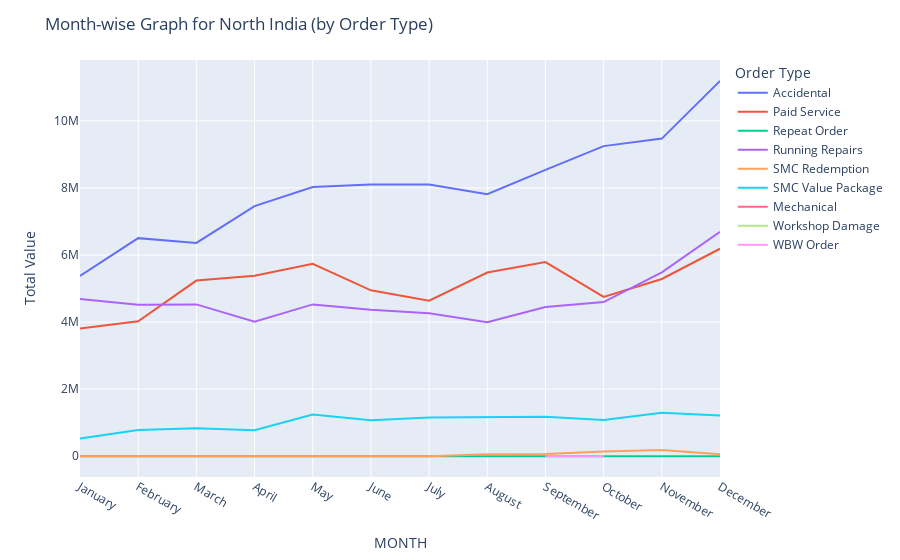
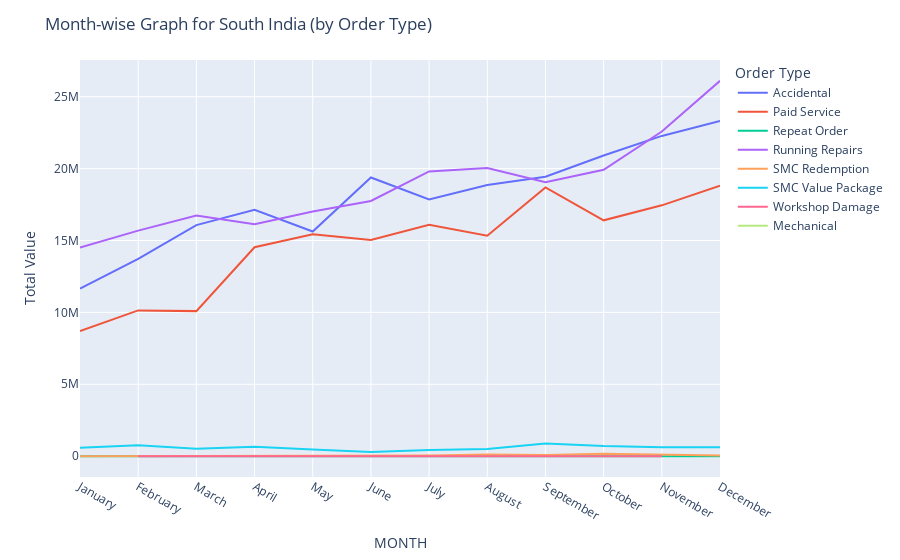
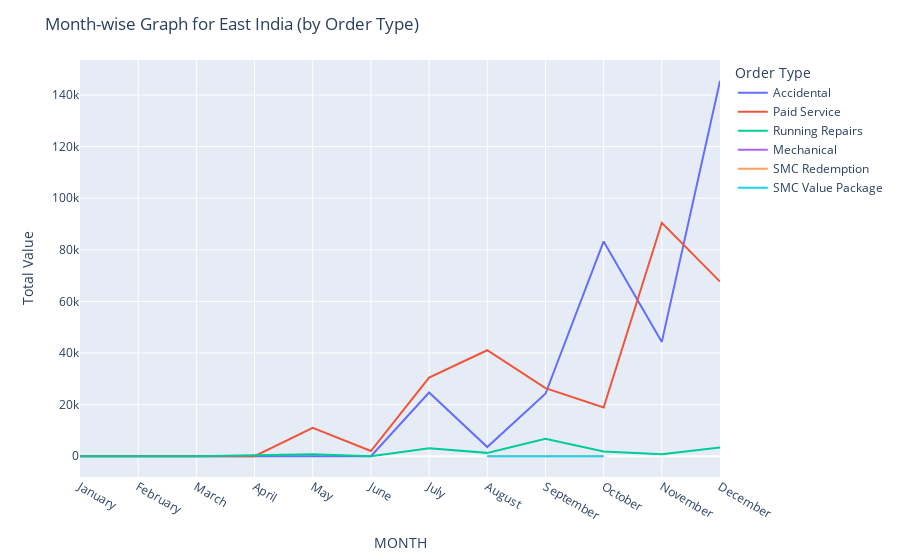
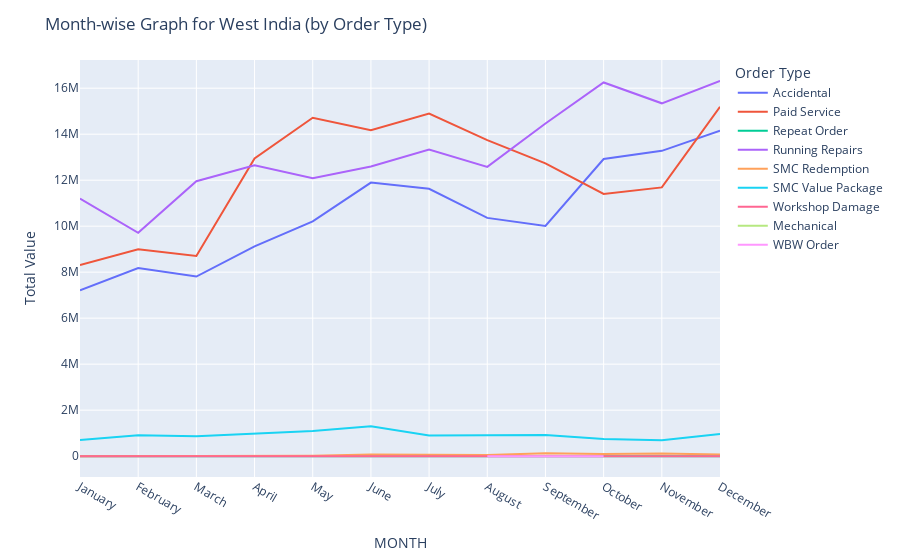

Notebook code cell kept with these figures, in order:
### Code cell
for news in ['North', 'South', 'East', 'West']:  
    plot = invoice[invoice['state_news']==news].groupby(['state_news', 'invoice_month', 'Order Type'])\
                ['Total Value'].sum().reset_index().sort_values(['invoice_month'])
    plot['MONTH'] = plot['invoice_month'].map(month_dict)
                # .sort_values(['Invoice Date'])
#     print(plot)
    fig = px.line(plot, x="MONTH", y="Total Value", color="Order Type",
                                   line_group="Order Type")#, hover_name = "")
    fig.update_layout(
    title='Month-wise Graph for '+news+ ' India (by Order Type)')
    fig.show()

### Figure 1 — Plotly figure (JSON) as saved in the notebook; plotly's stock layout.template omitted (floating-point values rounded to 4 significant figures)
{"data": [{"hovertemplate": "Order Type=Accidental<br>MONTH=%{x}<br>Total Value=%{y}<extra></extra>", "legendgroup": "Accidental", "line": {"color": "#636efa", "dash": "solid"}, "mode": "lines", "name": "Accidental", "orientation": "v", "showlegend": true, "type": "scatter", "x": ["January", "February", "March", "April", "May", "June", "July", "August", "September", "October", "November", "December"], "xaxis": "x", "y": [5377000.0, 6502000.0, 6359000.0, 7456000.0, 8028000.0, 8099000.0, 8102000.0, 7813000.0, 8536000.0, 9246000.0, 9471000.0, 11190000.0], "yaxis": "y"}, {"hovertemplate": "Order Type=Paid Service<br>MONTH=%{x}<br>Total Value=%{y}<extra></extra>", "legendgroup": "Paid Service", "line": {"color": "#EF553B", "dash": "solid"}, "mode": "lines", "name": "Paid Service", "orientation": "v", "showlegend": true, "type": "scatter", "x": ["January", "February", "March", "April", "May", "June", "July", "August", "September", "October", "November", "December"], "xaxis": "x", "y": [3808000.0, 4022000.0, 5237000.0, 5382000.0, 5735000.0, 4946000.0, 4638000.0, 5476000.0, 5789000.0, 4749000.0, 5283000.0, 6185000.0], "yaxis": "y"}, {"hovertemplate": "Order Type=Repeat Order<br>MONTH=%{x}<br>Total Value=%{y}<extra></extra>", "legendgroup": "Repeat Order", "line": {"color": "#00cc96", "dash": "solid"}, "mode": "lines", "name": "Repeat Order", "orientation": "v", "showlegend": true, "type": "scatter", "x": ["January", "February", "March", "April", "May", "June", "July", "August", "September", "October", "November", "December"], "xaxis": "x", "y": [0, 0, 0, 0, 0, 0, 0, 0, 0, 0, 0, 0], "yaxis": "y"}, {"hovertemplate": "Order Type=Running Repairs<br>MONTH=%{x}<br>Total Value=%{y}<extra></extra>", "legendgroup": "Running Repairs", "line": {"color": "#ab63fa", "dash": "solid"}, "mode": "lines", "name": "Running Repairs", "orientation": "v", "showlegend": true, "type": "scatter", "x": ["January", "February", "March", "April", "May", "June", "July", "August", "September", "October", "November", "December"], "xaxis": "x", "y": [4684000.0, 4516000.0, 4525000.0, 4011000.0, 4525000.0, 4364000.0, 4260000.0, 3996000.0, 4448000.0, 4596000.0, 5484000.0, 6688000.0], "yaxis": "y"}, {"hovertemplate": "Order Type=SMC Redemption<br>MONTH=%{x}<br>Total Value=%{y}<extra></extra>", "legendgroup": "SMC Redemption", "line": {"color": "#FFA15A", "dash": "solid"}, "mode": "lines", "name": "SMC Redemption", "orientation": "v", "showlegend": true, "type": "scatter", "x": ["January", "February", "March", "April", "May", "June", "July", "August", "September", "October", "November", "December"], "xaxis": "x", "y": [0, 0, 0, 0, 0, 0, 0, 55824, 60408, 139971, 182832, 53003], "yaxis": "y"}, {"hovertemplate": "Order Type=SMC Value Package<br>MONTH=%{x}<br>Total Value=%{y}<extra></extra>", "legendgroup": "SMC Value Package", "line": {"color": "#19d3f3", "dash": "solid"}, "mode": "lines", "name": "SMC Value Package", "orientation": "v", "showlegend": true, "type": "scatter", "x": ["January", "February", "March", "April", "May", "June", "July", "August", "September", "October", "November", "December"], "xaxis": "x", "y": [523500.0, 779400.0, 832900.0, 770700.0, 1239000.0, 1069000.0, 1154000.0, 1174000.0, 1173000.0, 1080000.0, 1291000.0, 1212000.0], "yaxis": "y"}, {"hovertemplate": "Order Type=Mechanical<br>MONTH=%{x}<br>Total Value=%{y}<extra></extra>", "legendgroup": "Mechanical", "line": {"color": "#FF6692", "dash": "solid"}, "mode": "lines", "name": "Mechanical", "orientation": "v", "showlegend": true, "type": "scatter", "x": ["April"], "xaxis": "x", "y": [0], "yaxis": "y"}, {"hovertemplate": "Order Type=Workshop Damage<br>MONTH=%{x}<br>Total Value=%{y}<extra></extra>", "legendgroup": "Workshop Damage", "line": {"color": "#B6E880", "dash": "solid"}, "mode": "lines", "name": "Workshop Damage", "orientation": "v", "showlegend": true, "type": "scatter", "x": ["July"], "xaxis": "x", "y": [0], "yaxis": "y"}, {"hovertemplate": "Order Type=WBW Order<br>MONTH=%{x}<br>Total Value=%{y}<extra></extra>", "legendgroup": "WBW Order", "line": {"color": "#FF97FF", "dash": "solid"}, "mode": "lines", "name": "WBW Order", "orientation": "v", "showlegend": true, "type": "scatter", "x": ["September", "October"], "xaxis": "x", "y": [0, 0], "yaxis": "y"}], "layout": {"legend": {"title": {"text": "Order Type"}, "tracegroupgap": 0}, "margin": {"t": 60}, "title": {"text": "Month-wise Graph for North India (by Order Type)"}, "xaxis": {"anchor": "y", "domain": [0, 1], "title": {"text": "MONTH"}}, "yaxis": {"anchor": "x", "domain": [0, 1], "title": {"text": "Total Value"}}}}

### Figure 2 — Plotly figure (JSON) as saved in the notebook; plotly's stock layout.template omitted (floating-point values rounded to 4 significant figures)
{"data": [{"hovertemplate": "Order Type=Accidental<br>MONTH=%{x}<br>Total Value=%{y}<extra></extra>", "legendgroup": "Accidental", "line": {"color": "#636efa", "dash": "solid"}, "mode": "lines", "name": "Accidental", "orientation": "v", "showlegend": true, "type": "scatter", "x": ["January", "February", "March", "April", "May", "June", "July", "August", "September", "October", "November", "December"], "xaxis": "x", "y": [11660000.0, 13720000.0, 16070000.0, 17130000.0, 15630000.0, 19390000.0, 17860000.0, 18860000.0, 19440000.0, 20910000.0, 22280000.0, 23310000.0], "yaxis": "y"}, {"hovertemplate": "Order Type=Paid Service<br>MONTH=%{x}<br>Total Value=%{y}<extra></extra>", "legendgroup": "Paid Service", "line": {"color": "#EF553B", "dash": "solid"}, "mode": "lines", "name": "Paid Service", "orientation": "v", "showlegend": true, "type": "scatter", "x": ["January", "February", "March", "April", "May", "June", "July", "August", "September", "October", "November", "December"], "xaxis": "x", "y": [8699000.0, 10140000.0, 10090000.0, 14530000.0, 15430000.0, 15030000.0, 16090000.0, 15330000.0, 18690000.0, 16400000.0, 17450000.0, 18810000.0], "yaxis": "y"}, {"hovertemplate": "Order Type=Repeat Order<br>MONTH=%{x}<br>Total Value=%{y}<extra></extra>", "legendgroup": "Repeat Order", "line": {"color": "#00cc96", "dash": "solid"}, "mode": "lines", "name": "Repeat Order", "orientation": "v", "showlegend": true, "type": "scatter", "x": ["January", "February", "March", "April", "May", "June", "July", "August", "September", "October", "November", "December"], "xaxis": "x", "y": [0, 0, 0, 0, 0, 0, 0, 0, 0, 0, 0, 0], "yaxis": "y"}, {"hovertemplate": "Order Type=Running Repairs<br>MONTH=%{x}<br>Total Value=%{y}<extra></extra>", "legendgroup": "Running Repairs", "line": {"color": "#ab63fa", "dash": "solid"}, "mode": "lines", "name": "Running Repairs", "orientation": "v", "showlegend": true, "type": "scatter", "x": ["January", "February", "March", "April", "May", "June", "July", "August", "September", "October", "November", "December"], "xaxis": "x", "y": [14520000.0, 15690000.0, 16740000.0, 16130000.0, 17010000.0, 17750000.0, 19810000.0, 20040000.0, 19050000.0, 19920000.0, 22580000.0, 26110000.0], "yaxis": "y"}, {"hovertemplate": "Order Type=SMC Redemption<br>MONTH=%{x}<br>Total Value=%{y}<extra></extra>", "legendgroup": "SMC Redemption", "line": {"color": "#FFA15A", "dash": "solid"}, "mode": "lines", "name": "SMC Redemption", "orientation": "v", "showlegend": true, "type": "scatter", "x": ["January", "February", "March", "April", "May", "June", "July", "August", "September", "October", "November", "December"], "xaxis": "x", "y": [1462, 0, 0, 0, 1458, 16130, 40521, 109394, 84126, 163504, 102400.0, 40000], "yaxis": "y"}, {"hovertemplate": "Order Type=SMC Value Package<br>MONTH=%{x}<br>Total Value=%{y}<extra></extra>", "legendgroup": "SMC Value Package", "line": {"color": "#19d3f3", "dash": "solid"}, "mode": "lines", "name": "SMC Value Package", "orientation": "v", "showlegend": true, "type": "scatter", "x": ["January", "February", "March", "April", "May", "June", "July", "August", "September", "October", "November", "December"], "xaxis": "x", "y": [587500.0, 764700.0, 508500.0, 651600.0, 462500.0, 295300.0, 424000.0, 503200.0, 887700.0, 707200.0, 623000.0, 625800.0], "yaxis": "y"}, {"hovertemplate": "Order Type=Workshop Damage<br>MONTH=%{x}<br>Total Value=%{y}<extra></extra>", "legendgroup": "Workshop Damage", "line": {"color": "#FF6692", "dash": "solid"}, "mode": "lines", "name": "Workshop Damage", "orientation": "v", "showlegend": true, "type": "scatter", "x": ["February", "September", "November"], "xaxis": "x", "y": [0, 0, 0], "yaxis": "y"}, {"hovertemplate": "Order Type=Mechanical<br>MONTH=%{x}<br>Total Value=%{y}<extra></extra>", "legendgroup": "Mechanical", "line": {"color": "#B6E880", "dash": "solid"}, "mode": "lines", "name": "Mechanical", "orientation": "v", "showlegend": true, "type": "scatter", "x": ["April"], "xaxis": "x", "y": [0], "yaxis": "y"}], "layout": {"legend": {"title": {"text": "Order Type"}, "tracegroupgap": 0}, "margin": {"t": 60}, "title": {"text": "Month-wise Graph for South India (by Order Type)"}, "xaxis": {"anchor": "y", "domain": [0, 1], "title": {"text": "MONTH"}}, "yaxis": {"anchor": "x", "domain": [0, 1], "title": {"text": "Total Value"}}}}

### Figure 3 — Plotly figure (JSON) as saved in the notebook; plotly's stock layout.template omitted (floating-point values rounded to 4 significant figures)
{"data": [{"hovertemplate": "Order Type=Accidental<br>MONTH=%{x}<br>Total Value=%{y}<extra></extra>", "legendgroup": "Accidental", "line": {"color": "#636efa", "dash": "solid"}, "mode": "lines", "name": "Accidental", "orientation": "v", "showlegend": true, "type": "scatter", "x": ["January", "February", "March", "April", "May", "June", "July", "August", "September", "October", "November", "December"], "xaxis": "x", "y": [0, 0, 0, 0, 0, 0, 24660.0, 3538.0, 24170.0, 83230.0, 44280.0, 145500.0], "yaxis": "y"}, {"hovertemplate": "Order Type=Paid Service<br>MONTH=%{x}<br>Total Value=%{y}<extra></extra>", "legendgroup": "Paid Service", "line": {"color": "#EF553B", "dash": "solid"}, "mode": "lines", "name": "Paid Service", "orientation": "v", "showlegend": true, "type": "scatter", "x": ["January", "February", "March", "April", "May", "June", "July", "August", "September", "October", "November", "December"], "xaxis": "x", "y": [0, 0, 0, 0, 10980.0, 1987.0, 30470.0, 41060.0, 26380.0, 18880.0, 90450.0, 67670.0], "yaxis": "y"}, {"hovertemplate": "Order Type=Running Repairs<br>MONTH=%{x}<br>Total Value=%{y}<extra></extra>", "legendgroup": "Running Repairs", "line": {"color": "#00cc96", "dash": "solid"}, "mode": "lines", "name": "Running Repairs", "orientation": "v", "showlegend": true, "type": "scatter", "x": ["January", "February", "March", "May", "June", "July", "August", "September", "October", "November", "December"], "xaxis": "x", "y": [0, 0, 0, 730.9, 0, 3069.0, 1271.0, 6689.0, 1773.0, 742, 3381.0], "yaxis": "y"}, {"hovertemplate": "Order Type=Mechanical<br>MONTH=%{x}<br>Total Value=%{y}<extra></extra>", "legendgroup": "Mechanical", "line": {"color": "#ab63fa", "dash": "solid"}, "mode": "lines", "name": "Mechanical", "orientation": "v", "showlegend": true, "type": "scatter", "x": ["April"], "xaxis": "x", "y": [0], "yaxis": "y"}, {"hovertemplate": "Order Type=SMC Redemption<br>MONTH=%{x}<br>Total Value=%{y}<extra></extra>", "legendgroup": "SMC Redemption", "line": {"color": "#FFA15A", "dash": "solid"}, "mode": "lines", "name": "SMC Redemption", "orientation": "v", "showlegend": true, "type": "scatter", "x": ["August", "October"], "xaxis": "x", "y": [0, 0], "yaxis": "y"}, {"hovertemplate": "Order Type=SMC Value Package<br>MONTH=%{x}<br>Total Value=%{y}<extra></extra>", "legendgroup": "SMC Value Package", "line": {"color": "#19d3f3", "dash": "solid"}, "mode": "lines", "name": "SMC Value Package", "orientation": "v", "showlegend": true, "type": "scatter", "x": ["August", "September", "October"], "xaxis": "x", "y": [0, 0, 0], "yaxis": "y"}], "layout": {"legend": {"title": {"text": "Order Type"}, "tracegroupgap": 0}, "margin": {"t": 60}, "title": {"text": "Month-wise Graph for East India (by Order Type)"}, "xaxis": {"anchor": "y", "domain": [0, 1], "title": {"text": "MONTH"}}, "yaxis": {"anchor": "x", "domain": [0, 1], "title": {"text": "Total Value"}}}}

### Figure 4 — Plotly figure (JSON) as saved in the notebook; plotly's stock layout.template omitted (floating-point values rounded to 4 significant figures)
{"data": [{"hovertemplate": "Order Type=Accidental<br>MONTH=%{x}<br>Total Value=%{y}<extra></extra>", "legendgroup": "Accidental", "line": {"color": "#636efa", "dash": "solid"}, "mode": "lines", "name": "Accidental", "orientation": "v", "showlegend": true, "type": "scatter", "x": ["January", "February", "March", "April", "May", "June", "July", "August", "September", "October", "November", "December"], "xaxis": "x", "y": [7213000.0, 8184000.0, 7809000.0, 9119000.0, 10210000.0, 11900000.0, 11620000.0, 10360000.0, 10010000.0, 12920000.0, 13280000.0, 14150000.0], "yaxis": "y"}, {"hovertemplate": "Order Type=Paid Service<br>MONTH=%{x}<br>Total Value=%{y}<extra></extra>", "legendgroup": "Paid Service", "line": {"color": "#EF553B", "dash": "solid"}, "mode": "lines", "name": "Paid Service", "orientation": "v", "showlegend": true, "type": "scatter", "x": ["January", "February", "March", "April", "May", "June", "July", "August", "September", "October", "November", "December"], "xaxis": "x", "y": [8306000.0, 8999000.0, 8703000.0, 12940000.0, 14710000.0, 14180000.0, 14900000.0, 13740000.0, 12730000.0, 11400000.0, 11690000.0, 15190000.0], "yaxis": "y"}, {"hovertemplate": "Order Type=Repeat Order<br>MONTH=%{x}<br>Total Value=%{y}<extra></extra>", "legendgroup": "Repeat Order", "line": {"color": "#00cc96", "dash": "solid"}, "mode": "lines", "name": "Repeat Order", "orientation": "v", "showlegend": true, "type": "scatter", "x": ["January", "February", "March", "April", "May", "June", "July", "August", "September", "October", "November", "December"], "xaxis": "x", "y": [40, 0, 3967.0, 0, 0, 0, 0, 0, 0, 0, 0, 0], "yaxis": "y"}, {"hovertemplate": "Order Type=Running Repairs<br>MONTH=%{x}<br>Total Value=%{y}<extra></extra>", "legendgroup": "Running Repairs", "line": {"color": "#ab63fa", "dash": "solid"}, "mode": "lines", "name": "Running Repairs", "orientation": "v", "showlegend": true, "type": "scatter", "x": ["January", "February", "March", "April", "May", "June", "July", "August", "September", "October", "November", "December"], "xaxis": "x", "y": [11200000.0, 9713000.0, 11960000.0, 12650000.0, 12080000.0, 12590000.0, 13330000.0, 12580000.0, 14460000.0, 16250000.0, 15340000.0, 16320000.0], "yaxis": "y"}, {"hovertemplate": "Order Type=SMC Redemption<br>MONTH=%{x}<br>Total Value=%{y}<extra></extra>", "legendgroup": "SMC Redemption", "line": {"color": "#FFA15A", "dash": "solid"}, "mode": "lines", "name": "SMC Redemption", "orientation": "v", "showlegend": true, "type": "scatter", "x": ["January", "February", "March", "April", "May", "June", "July", "August", "September", "October", "November", "December"], "xaxis": "x", "y": [0, 5867, 4077, 0, 13087, 71692, 49652, 48475, 123768, 90710, 120445, 70107], "yaxis": "y"}, {"hovertemplate": "Order Type=SMC Value Package<br>MONTH=%{x}<br>Total Value=%{y}<extra></extra>", "legendgroup": "SMC Value Package", "line": {"color": "#19d3f3", "dash": "solid"}, "mode": "lines", "name": "SMC Value Package", "orientation": "v", "showlegend": true, "type": "scatter", "x": ["January", "February", "March", "April", "May", "June", "July", "August", "September", "October", "November", "December"], "xaxis": "x", "y": [703600.0, 906400.0, 861300.0, 960400.0, 1092000.0, 1302000.0, 902700.0, 909500.0, 915300.0, 743400.0, 694600.0, 962400.0], "yaxis": "y"}, {"hovertemplate": "Order Type=Workshop Damage<br>MONTH=%{x}<br>Total Value=%{y}<extra></extra>", "legendgroup": "Workshop Damage", "line": {"color": "#FF6692", "dash": "solid"}, "mode": "lines", "name": "Workshop Damage", "orientation": "v", "showlegend": true, "type": "scatter", "x": ["January", "March", "May", "June", "July", "August", "October", "November", "December"], "xaxis": "x", "y": [0, 0, 0, 0, 0, 0, 0, 0, 0], "yaxis": "y"}, {"hovertemplate": "Order Type=Mechanical<br>MONTH=%{x}<br>Total Value=%{y}<extra></extra>", "legendgroup": "Mechanical", "line": {"color": "#B6E880", "dash": "solid"}, "mode": "lines", "name": "Mechanical", "orientation": "v", "showlegend": true, "type": "scatter", "x": ["April"], "xaxis": "x", "y": [0], "yaxis": "y"}, {"hovertemplate": "Order Type=WBW Order<br>MONTH=%{x}<br>Total Value=%{y}<extra></extra>", "legendgroup": "WBW Order", "line": {"color": "#FF97FF", "dash": "solid"}, "mode": "lines", "name": "WBW Order", "orientation": "v", "showlegend": true, "type": "scatter", "x": ["August", "September", "October"], "xaxis": "x", "y": [0, 0, 0], "yaxis": "y"}], "layout": {"legend": {"title": {"text": "Order Type"}, "tracegroupgap": 0}, "margin": {"t": 60}, "title": {"text": "Month-wise Graph for West India (by Order Type)"}, "xaxis": {"anchor": "y", "domain": [0, 1], "title": {"text": "MONTH"}}, "yaxis": {"anchor": "x", "domain": [0, 1], "title": {"text": "Total Value"}}}}
